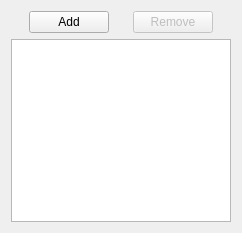
<?xml version="1.0" encoding="UTF-8"?>
<ui version="4.0">
 <class>LabelManager</class>
 <widget class="QWidget" name="LabelManager">
  <property name="geometry">
   <rect>
    <x>0</x>
    <y>0</y>
    <width>242</width>
    <height>233</height>
   </rect>
  </property>
  <property name="sizePolicy">
   <sizepolicy hsizetype="Expanding" vsizetype="Expanding">
    <horstretch>0</horstretch>
    <verstretch>0</verstretch>
   </sizepolicy>
  </property>
  <property name="windowTitle">
   <string>Form</string>
  </property>
  <layout class="QVBoxLayout" name="verticalLayout">
   <item>
    <layout class="QHBoxLayout" name="layout">
     <item>
      <spacer name="horizontalSpacer">
       <property name="orientation">
        <enum>Qt::Horizontal</enum>
       </property>
       <property name="sizeHint" stdset="0">
        <size>
         <width>40</width>
         <height>20</height>
        </size>
       </property>
      </spacer>
     </item>
     <item>
      <widget class="QPushButton" name="addButton">
       <property name="text">
        <string>Add</string>
       </property>
      </widget>
     </item>
     <item>
      <spacer name="horizontalSpacer_3">
       <property name="orientation">
        <enum>Qt::Horizontal</enum>
       </property>
       <property name="sizeHint" stdset="0">
        <size>
         <width>40</width>
         <height>20</height>
        </size>
       </property>
      </spacer>
     </item>
     <item>
      <widget class="QPushButton" name="removeButton">
       <property name="enabled">
        <bool>false</bool>
       </property>
       <property name="text">
        <string>Remove</string>
       </property>
      </widget>
     </item>
     <item>
      <spacer name="horizontalSpacer_2">
       <property name="orientation">
        <enum>Qt::Horizontal</enum>
       </property>
       <property name="sizeHint" stdset="0">
        <size>
         <width>40</width>
         <height>20</height>
        </size>
       </property>
      </spacer>
     </item>
    </layout>
   </item>
   <item>
    <widget class="QListWidget" name="list">
     <property name="minimumSize">
      <size>
       <width>220</width>
       <height>180</height>
      </size>
     </property>
    </widget>
   </item>
  </layout>
 </widget>
 <resources/>
 <connections>
  <connection>
   <sender>addButton</sender>
   <signal>clicked()</signal>
   <receiver>LabelManager</receiver>
   <slot>create()</slot>
   <hints>
    <hint type="sourcelabel">
     <x>93</x>
     <y>21</y>
    </hint>
    <hint type="destinationlabel">
     <x>156</x>
     <y>120</y>
    </hint>
   </hints>
  </connection>
  <connection>
   <sender>list</sender>
   <signal>itemClicked(QListWidgetItem*)</signal>
   <receiver>LabelManager</receiver>
   <slot>displayLabelPanel(QListWidgetItem*)</slot>
   <hints>
    <hint type="sourcelabel">
     <x>156</x>
     <y>135</y>
    </hint>
    <hint type="destinationlabel">
     <x>156</x>
     <y>120</y>
    </hint>
   </hints>
  </connection>
 </connections>
 <slots>
  <slot>create()</slot>
  <slot>displayLabelPanel(QListWidgetItem*)</slot>
 </slots>
</ui>
